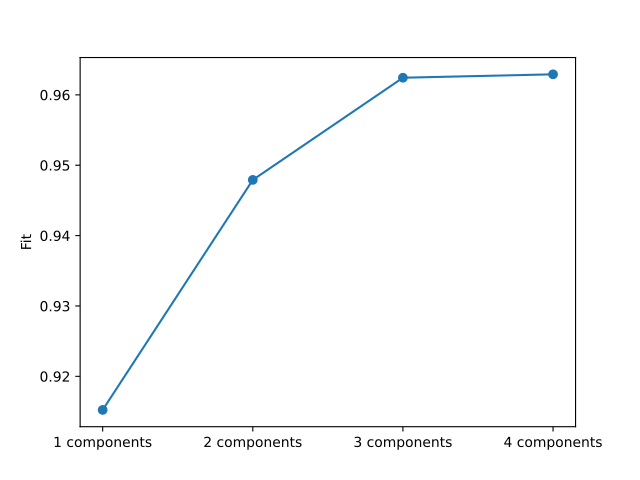

The script that drew this image:
from tlviz.data import simulated_random_cp_tensor
from tlviz.visualisation import scree_plot
import matplotlib.pyplot as plt
from tensorly.decomposition import parafac
dataset = simulated_random_cp_tensor((10, 20, 30), rank=3, noise_level=0.2, seed=42)[1]
cp_tensors = {}
for rank in range(1, 5):
    cp_tensors[f"{rank} components"] = parafac(dataset, rank, random_state=1)
ax = scree_plot(cp_tensors, dataset)
plt.show()
